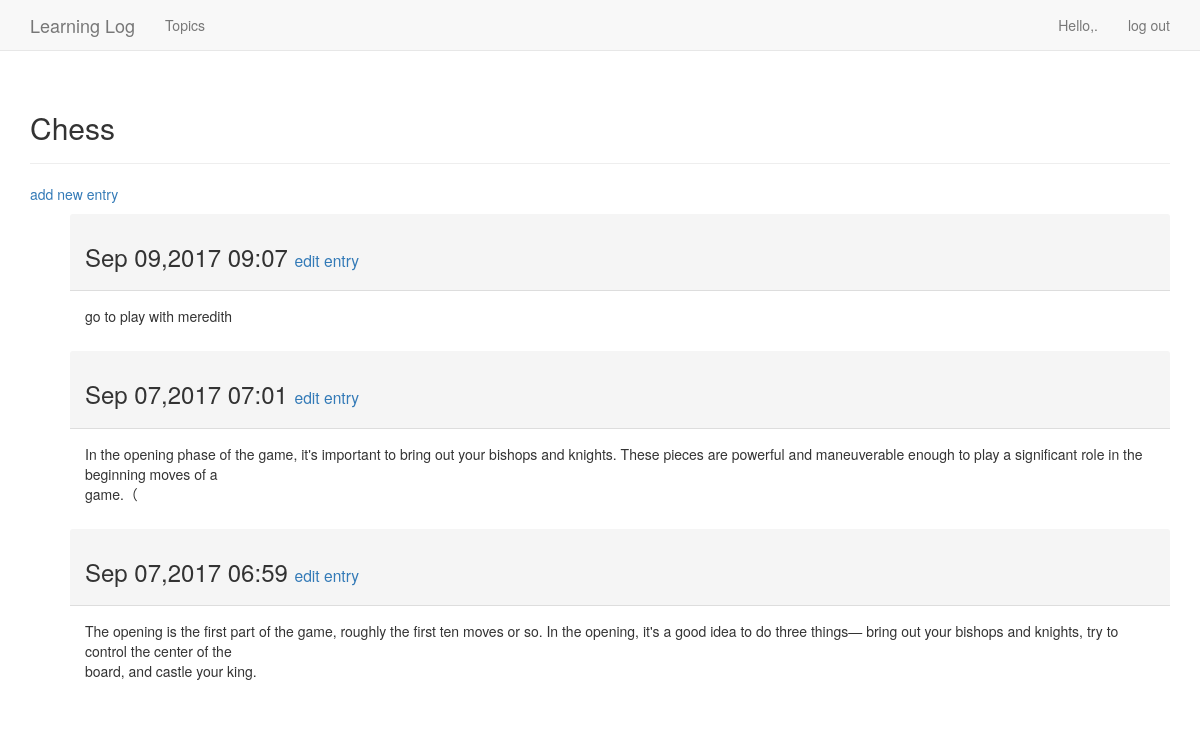
The page /topics/1/ (signed in) on the database its author committed.
### learning_logs/models.py (models this page shows, shortened)
class Topic(models.Model):
	text = models.CharField(max_length=200)
	date_added = models.DateTimeField(auto_now_add=True)
	owner = models.ForeignKey(User)
	def __str__(self):
		return self.text

class Entry(models.Model):
	topic = models.ForeignKey(Topic)
	text = models.TextField()
	date_added = models.DateTimeField(auto_now_add=True)
	class Meta:
		verbose_name_plural = 'entries'

### learning_logs/views.py (the view)
# urls.py: url(r'^topics/(?P<topic_id>\d+)/$',views.topic,name='topic'),
@login_required
def topic(request,topic_id):
	topic = Topic.objects.get(id=topic_id)
	if topic.owner!=request.user:
		raise Http404
	entries = topic.entry_set.order_by('-date_added')
	context = {'topic':topic,'entries':entries}
	return render(request,'learning_logs/topic.html',context)

### learning_logs/templates/learning_logs/topic.html
{% extends "learning_logs/base.html"%}
{% block header %}
  <h2>{{topic}}</h2>
{% endblock header %}
{% block content %}
<p>
  <a href="{% url 'learning_logs:new_entry' topic.id %}">add new entry</a>
</p>
<ul>
  {% for entry in entries %}
    <div class="panel-default">
      <div class="panel-heading">
        <h3>
          {{entry.date_added|date:'M d,Y H:i' }}
          <small>
           <a href="{% url 'learning_logs:edit_entry' entry.id %}">edit entry</a>
          </small>
        </h3>
      </div>
      <div class="panel-body">
        {{entry.text|linebreaks}}
      </div>
    </div>
    {% empty %}
    There are no entries for this topic yet.
    {% endfor %}
{% endblock content %}

### learning_logs/templates/learning_logs/base.html (shortened to what this page needs)
{% load bootstrap3 %}
<!DOCTYPE html>
<html lang='en'>
  <head>
    {% bootstrap_css %}
  </head>
  <body>
    <nav class="navbar navbar-default navbar-static-top">
      <div class="container">
        <div class="navbar-header">
          <a class="navbar-brand" href="{% url 'learning_logs:index' %}">Learning Log</a>
        </div>
        <div id="navbar" class="navbar-collapse">
          <ul class="nav navbar-nav">
            <li><a href="{% url 'learning_logs:topics' %}">Topics</a></li>
          </ul>
          <ul class="nav navbar-nav navbar-right">
            {% if user.is_authenticated %}
              <li><a>Hello,{{ users.username }}.</a></li>
              <li><a href="{% url 'users:logout' %}">log out</a></li>
            {% else %}
              <li><a href="{% url 'users:register' %}">register</a></li>
              <li><a href="{% url 'users:login'%}">log in</a></li>
             {% endif %}
          </ul>
        </div>
      </div>
     </nav>
       <div class="container">
         <div class="page-header">
           {% block header %}{% endblock header %}
           </div>
           <div>
             {% block content %}{% endblock content %}
            </div>
            </div>
         </body>
     </html>

### rows shown on the page
Topic: text "Chess"
Entry: date_added "Sep 09,2017 09:07", text "go to play with meredith"
Entry: date_added "Sep 07,2017 07:01", text "In the opening phase of the game, it's important to bring out your bishops and knights. These pieces are powerful and maneuverable enough to play a significant role in the beginning moves of a game.（"
Entry: date_added "Sep 07,2017 06:59", text "The opening is the first part of the game, roughly the first ten moves or so. In the opening, it's a good idea to do three things— bring out your bishops and knights, try to control the center of the board, and castle your king."
